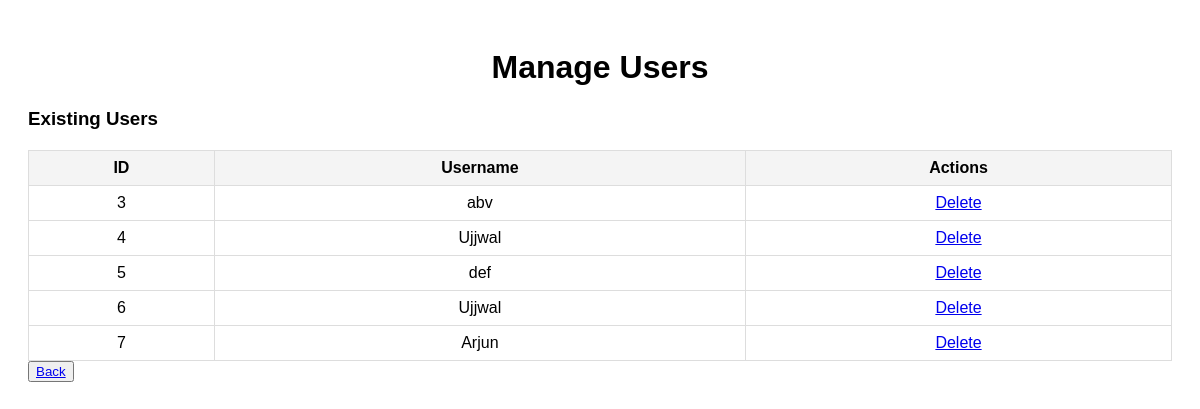
Screenshot of /manage_user.php with the database file from the repository.
### tables this page shows
CREATE TABLE `users` (
  `id` int(11) NOT NULL,
  `username` varchar(50) NOT NULL,
  `email` varchar(255) NOT NULL,
  `password` varchar(255) NOT NULL,
  `created_at` timestamp NOT NULL DEFAULT current_timestamp()
);

### manage_user.php (the view, shortened to what this page needs)
<?php
$servername = "localhost";
$username = "root";
$password = "";
$dbname = "ict_store";
$conn = new mysqli($servername, $username, $password, $dbname);
$result = $conn->query("SELECT id, username FROM users");
?>
<!DOCTYPE html>
<html lang="en">
<head>
</head>
<body>
    <h1>Manage Users</h1>
    <h3>Existing Users</h3>
    <table>
        <thead>
            <tr>
                <th>ID</th>
                <th>Username</th>
                <th>Actions</th>
            </tr>
        </thead>
        <tbody>
            <?php while ($row = $result->fetch_assoc()) : ?>
                <tr>
                    <td><?php echo $row['id']; ?></td>
                    <td><?php echo htmlspecialchars($row['username']); ?></td>
                    <td>
                        <a href="manage_user.php?delete_user=<?php echo $row['id']; ?>" onclick="return confirm('Are you sure you want to delete this user?');">Delete</a>
                    </td>
                </tr>
            <?php endwhile; ?>
        </tbody>
    </table>
    <button><a href="./add_product.php">Back</a></button>
</body>
</html>

### manage_user.php (style rules this page uses)
body { font-family: Arial, sans-serif; padding: 20px; }
h1 { text-align: center; }
table { width: 100%; border-collapse: collapse; margin-top: 20px; }
table, th, td { border: 1px solid #ddd; padding: 8px; text-align: center; }
th { background-color: #f4f4f4; }

### rows the page displays
users: id "3", username "abv"
users: id "4", username "Ujjwal"
users: id "5", username "def"
users: id "6", username "Ujjwal"
users: id "7", username "Arjun"
